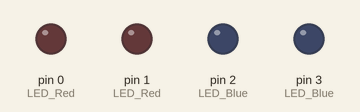
The sketch below on a simulated Arduino Uno, built with avr-gcc and run on an emulated ATmega328P. Parts: output pins drawn as LEDs (lit = HIGH).

Above: at 1.0 s.
At 38.95 s:
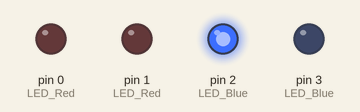
Timing chart, 0 to 40.0 s (numbered marks = the images above):
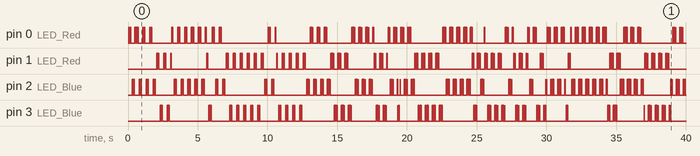

The sketch:

PoliceLights.ino
```cpp
// English for which LED to Strobe
#define RED 0x0
#define BLUE 0x1

// Variable to track which LED is on
byte whichLED = RED;

// Where are the LEDs connected?
int LED_Red = 0;
int LED_Blue = 2;

// State variables for the LEDs
byte Red_State = LOW;
byte Blue_State = LOW;

// Some delay values to change flashing behavior
unsigned long switchDelay = 250;
unsigned long strobeDelay = 50;

// Seed the initial wait for the strobe effect
unsigned long strobeWait = strobeDelay;

// Variable to see when we should swtich LEDs
unsigned long waitUntilSwitch = switchDelay;  // seed initial wait

void setup() {
   pinMode(LED_Red, OUTPUT);
   pinMode(LED_Blue, OUTPUT);
   pinMode(LED_Red+1, OUTPUT);
   pinMode(LED_Blue+1, OUTPUT);

}
unsigned count = 0;
void loop() {
    count++;
    if( count > 50000 ){
      if( LED_Red > 0 ){
        LED_Red = 0;
        LED_Blue = 2;
      }else{
        LED_Red = 1;
        LED_Blue = 3;
      }

      count = 0;
      digitalWrite(0, 0);
      digitalWrite(1, 0);
      digitalWrite(2, 0);
      digitalWrite(3, 0);
    }
    digitalWrite(LED_Red, Red_State);     // each iteration of loop() will set the IO pins,
    digitalWrite(LED_Blue, Blue_State);    // even if they don't change, that's okay


    // Toggle back and forth between the two LEDs
    if ((long)(millis() - waitUntilSwitch)>=0) {
        // time is up!
        Red_State = LOW;
        Blue_State = LOW;
        whichLED = !whichLED;  // toggle LED to strobe
        waitUntilSwitch += switchDelay;
    }

    // Create the stobing effect
    if ((long)(millis() - strobeWait)>=0) {
        if (whichLED == RED)
            Red_State = !Red_State;
        if (whichLED == BLUE)
            Blue_State = !Blue_State;
        strobeWait += strobeDelay;
    }
}
```
